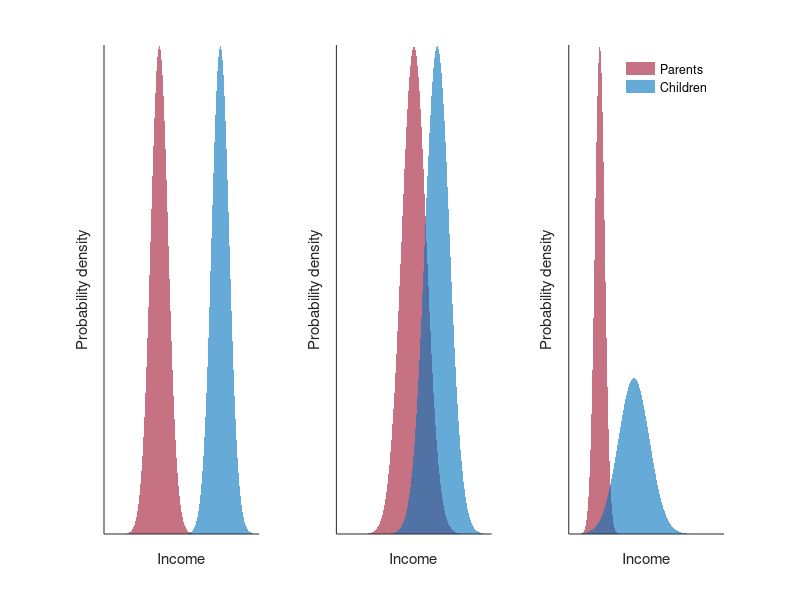
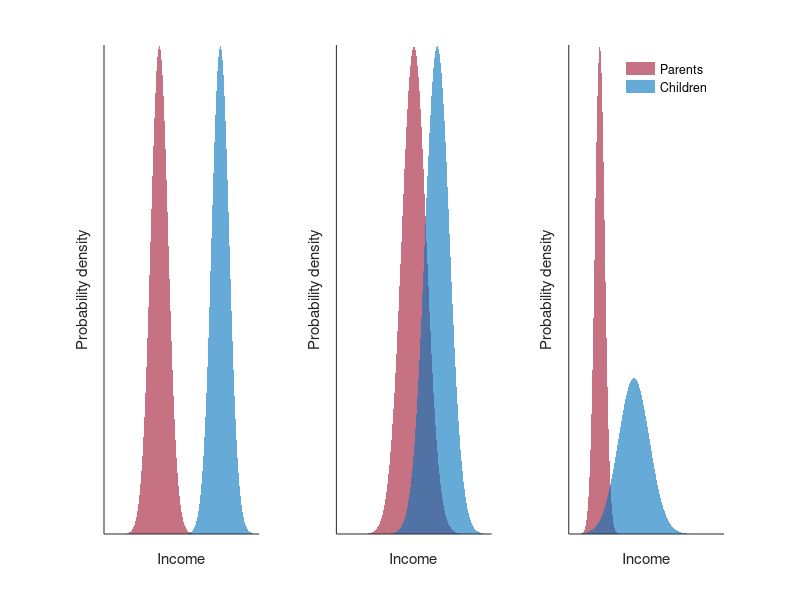
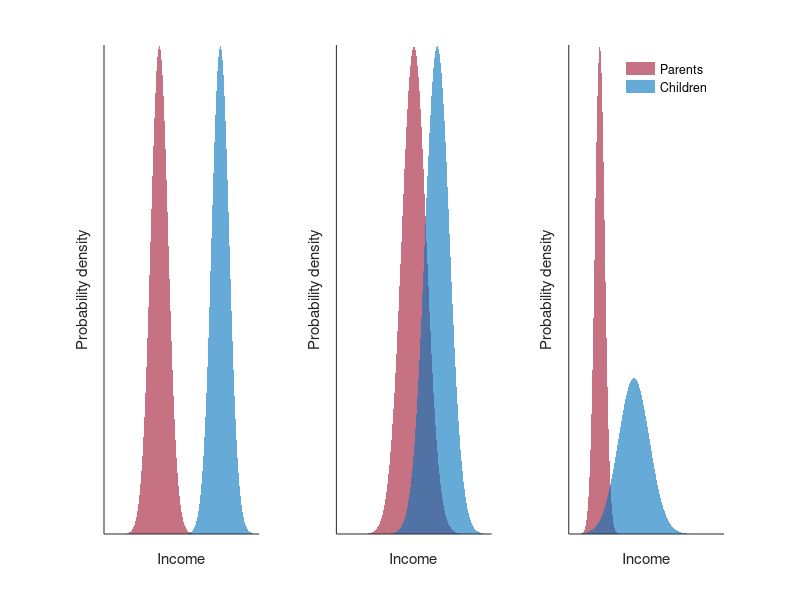

MATLAB code to generate these figures, in order:
%Creates Figure 1 - Descriptive scenarios of intergenerational changes in the income distribution
%This code uses no data, it produces an example, thus uses ad-hoc
%parameters

clear
close all

green=[0.466 0.674 0.188];
darkred=[0.635 0.078 0.184];
blue=[0 0.447 0.741];

alpha=0.6;

%Scenario 1
mu1=50;
sig1=8;
X1=mu1-4*sig1:0.1:mu1+4*sig1;
mu2=105;
sig2=8;
X2=mu2-4*sig2:0.1:mu2+4*sig2;
close all;
subplot(1,3,1)
h1=bar(X1,normpdf(X1,mu1,sig1),'hist');
set(h1,'linestyle','none')
set(h1,'facecolor',darkred)
set(h1,'FaceAlpha',alpha);
hold on;
h2=bar(X2,normpdf(X2,mu2,sig2),'hist');
set(h2,'linestyle','none')
set(h2,'facecolor',blue)
set(h2,'FaceAlpha',alpha);
set(gca,'xtick',[])
set(gca,'ytick',[])
box off;
xlabel('Income');
ylabel('Probability density');

%Scenario 2
mu1=50;
sig1=8;
X1=mu1-4*sig1:0.1:mu1+4*sig1;
mu2=65;
sig2=8;
X2=mu2-4*sig2:0.1:mu2+4*sig2;
subplot(1,3,2)
h1=bar(X1,normpdf(X1,mu1,sig1),'hist');
set(h1,'linestyle','none')
set(h1,'facecolor',darkred)
set(h1,'FaceAlpha',alpha);
hold on;
h2=bar(X2,normpdf(X2,mu2,sig2),'hist');
set(h2,'linestyle','none')
set(h2,'facecolor',blue)
set(h2,'FaceAlpha',alpha);
set(gca,'xtick',[])
set(gca,'ytick',[])
box off;
xlabel('Income');
ylabel('Probability density');

%Scenario 3
mu1=50;
sig1=8;
X1=mu1-4*sig1:0.1:mu1+4*sig1;
mu2=105;
sig2=25;
X2=mu2-4*sig2:0.1:mu2+4*sig2;
subplot(1,3,3)
h1=bar(X1,normpdf(X1,mu1,sig1),'hist');
set(h1,'linestyle','none')
set(h1,'facecolor',darkred)
set(h1,'FaceAlpha',alpha);
hold on;
h2=bar(X2,normpdf(X2,mu2,sig2),'hist');
set(h2,'linestyle','none')
set(h2,'facecolor',blue)
set(h2,'FaceAlpha',alpha);
legend([h1,h2],{'Parents','Children'},'location','northeast')
set(gca,'xtick',[])
set(gca,'ytick',[])
legend('boxoff')
box off;
xlabel('Income');
ylabel('Probability density');

%Export figure
set(gcf,'color','w');
set(gcf, 'Position', [80 80 500*1.8*3/2 400]);
exportgraphics(gcf,'figure1.jpg','Resolution',1200)
exportgraphics(gcf,'figure1.pdf')
exportgraphics(gcf,'figure1.eps')
close all
clear